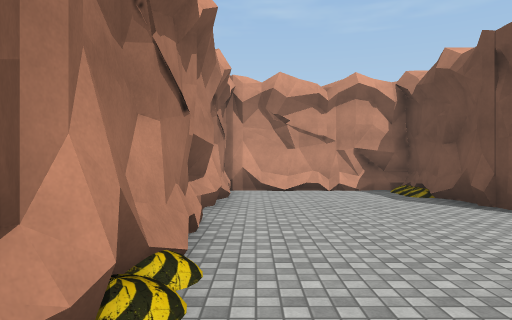
View 1 (above)

24 first-person views from a walk through a 3-D level made in the Unity game engine. The camera is 1.5 m above the floor, looks level and sees 70° across. The floor is counted in squares, 2 m on a side. Each view is taken from the middle of a square. On the plan, view 1 faces up. The plan holds only what a view shows up to about 11 squares ahead; the rest is blank. The place goes on beyond the plan. The player is left out. Some surface patterns are stand-ins.

View 2
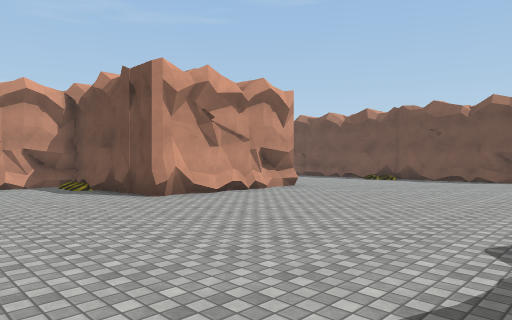

View 3
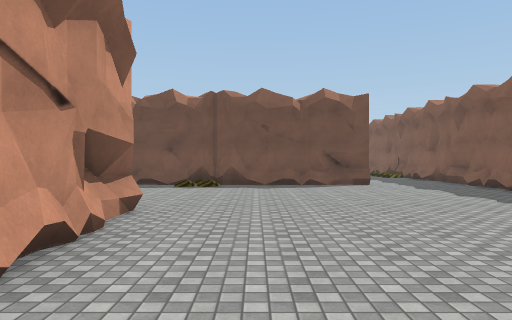

View 4
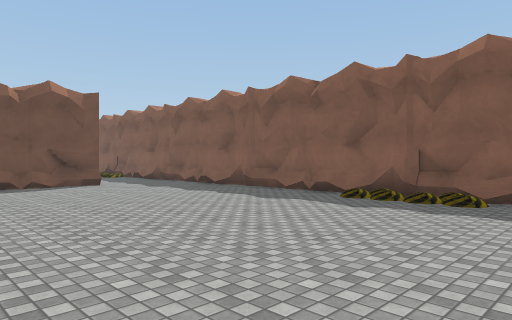

View 5
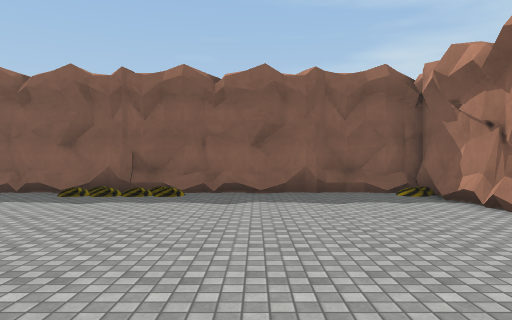

View 6
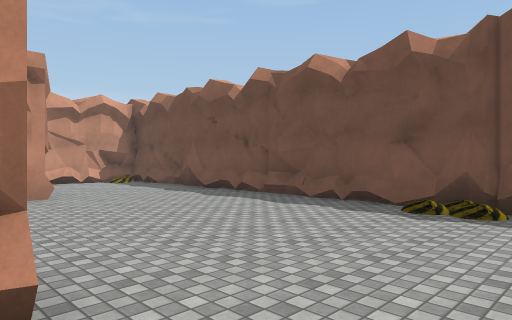

View 7
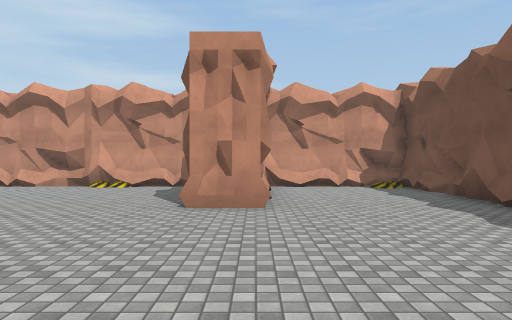

View 8
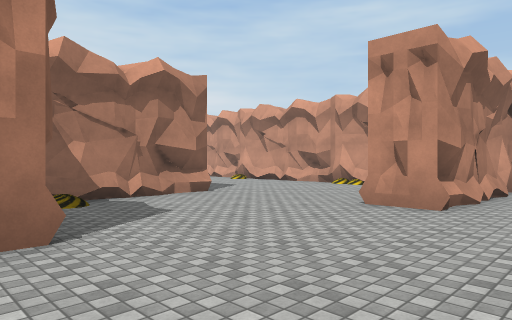

View 9
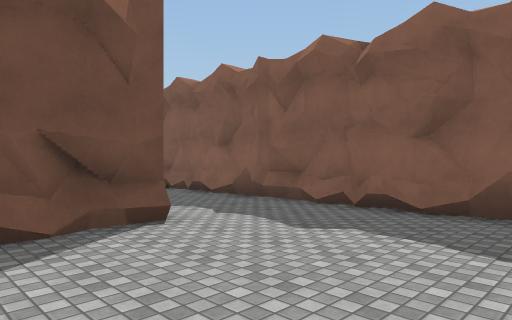

View 10
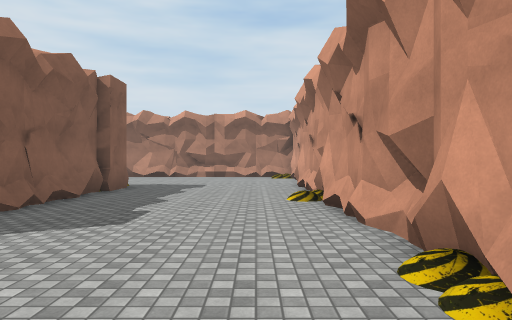

View 11
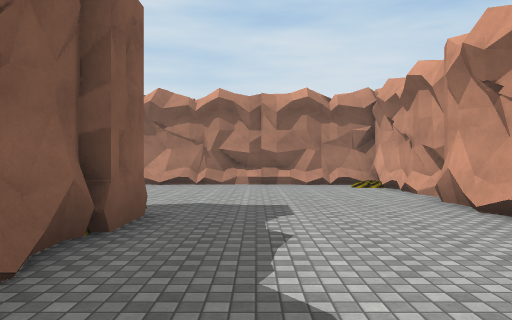

View 12
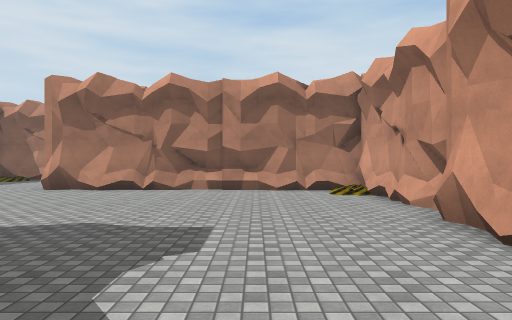

View 13
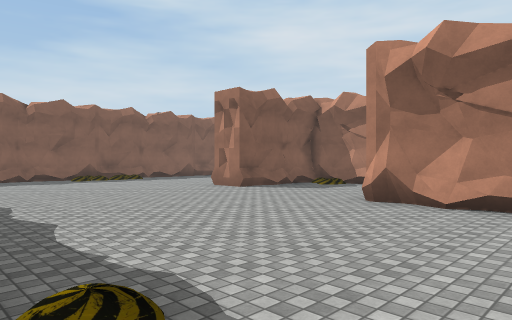

View 14
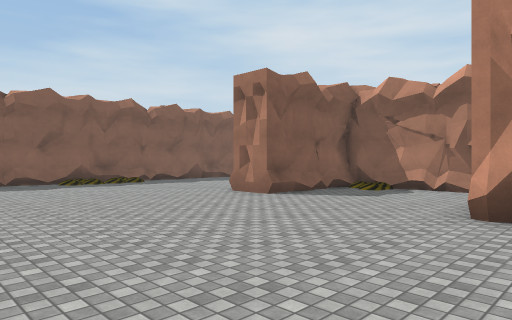

View 15
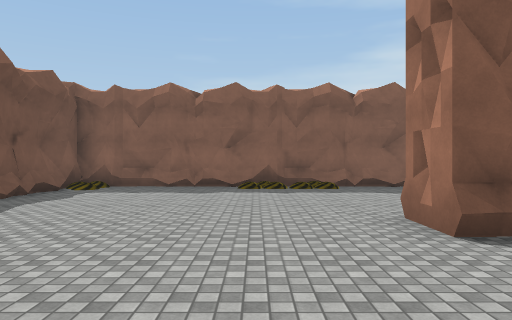

View 16
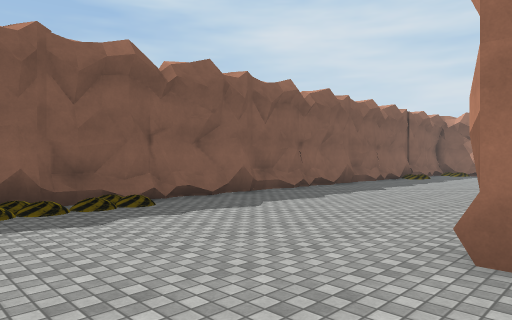

View 17
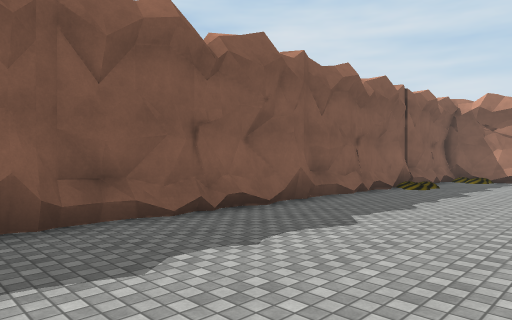

View 18
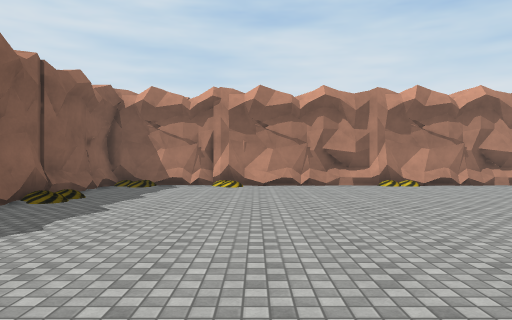

View 19
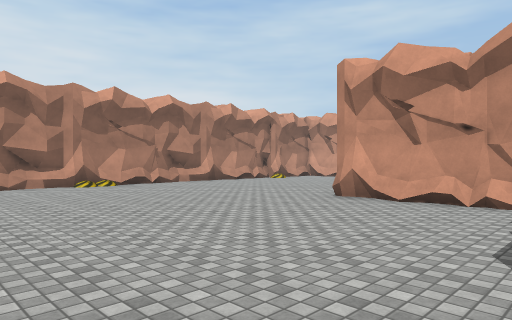

View 20
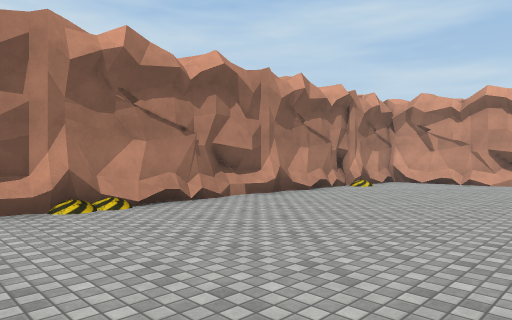

View 21
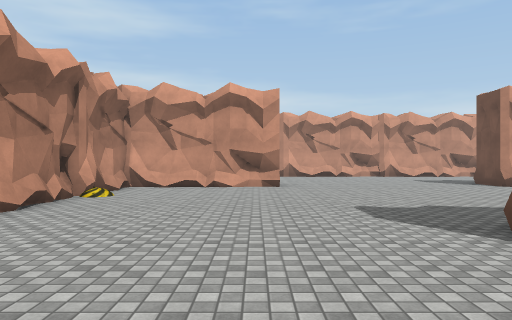

View 22
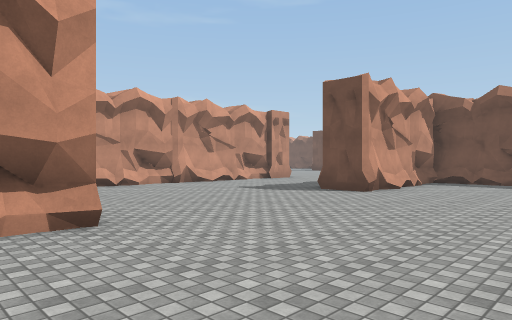

View 23
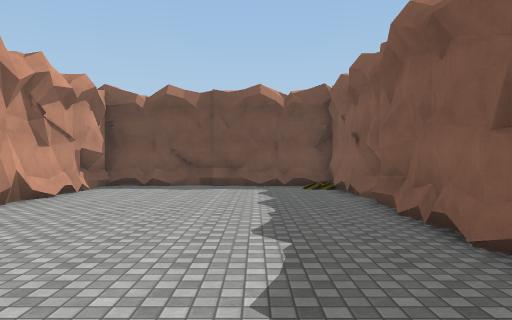

View 24
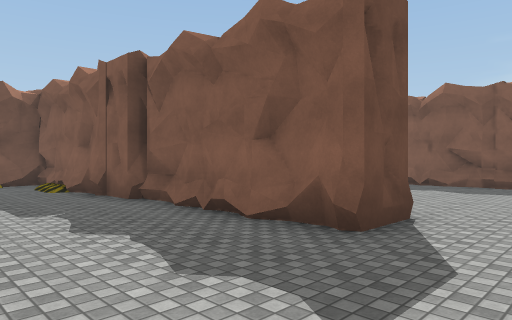

### Floor plan
Key: @ floor where view 1 was taken; # wall or solid block; . floor; / step, stairs or slope.
Columns run from 25 left of view 1 to 19 right of it. Each row starts with its distance up from view 1.
 20        ......
 19       ............
 18       ...............##
 17      ...........#######
 16    ##......##############   #####   ####
 15 #####......#######/...##..###..#######.#
 14 #...............##................ #...##
 13 #...............##................ #...##
 12 #...............##................ #...#
 11 #...............##................##...#
 10 #...............##.....########........#
  9 #......#####.#####..... #######........#
  8 #......#######   #..... #....##........#
  7 #.......... #. ........ #....##........#
  6 #.......... #.......... #....##  #.....#
  5 #.......... ##......... #....#####.....#
  4 #.......... ##......... #..............#
  3 #...........#####...... #..............#
  2 #..........    ........ #..............#
  1 #...................... #..............##
  0 #......................##@.............##
 -1 #......................##................
 -2 #......................##..................
 -3 ####////////.////###..#####.///###...///////#
 -4    ##################### ####################

Where each view was taken, in squares from view 1:
view 1: 0 up, 0 right, facing up
view 2: 2 down, 0 right, facing up-right
view 3: 3 up, 3 right, facing right
view 4: 4 up, 3 right, facing down-right
view 5: 5 up, 3 right, facing down
view 6: 3 up, 8 right, facing up-right
view 7: 5 up, 10 right, facing up
view 8: 5 up, 12 right, facing up-left
view 9: 2 up, 10 right, facing down-right
view 10: 14 up, 8 right, facing left
view 11: 12 up, 3 right, facing left
view 12: 13 up, 1 right, facing left
view 13: 11 up, 2 left, facing down-left
view 14: 9 up, 3 left, facing down-left
view 15: 7 up, 7 left, facing down
view 16: 3 up, 6 left, facing down-left
view 17: 1 up, 11 left, facing down-left
view 18: 1 up, 14 left, facing left
view 19: 1 up, 14 left, facing up-left
view 20: 3 up, 19 left, facing up-left
view 21: 5 up, 21 left, facing up
view 22: 11 up, 22 left, facing up-right
view 23: 11 up, 20 left, facing right
view 24: 20 up, 16 left, facing down-right
